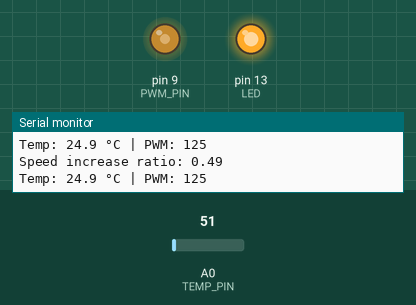
This sketch was run on a simulated Arduino Uno, built with avr-gcc and run on an emulated ATmega328P. Shown: output pins drawn as LEDs (lit = HIGH), the last lines printed to the serial monitor. Inputs (shaded band) come from the test bench; at power-on: A0 (TEMP_PIN) = 51.

Above: at 1.2 s.
1.3 s: A0 (TEMP_PIN) set to 61
At 2.7 s:
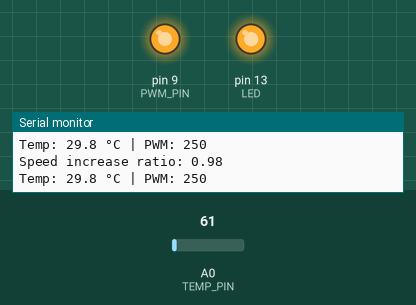
3.0 s: A0 (TEMP_PIN) set to 30
At 3.4 s:
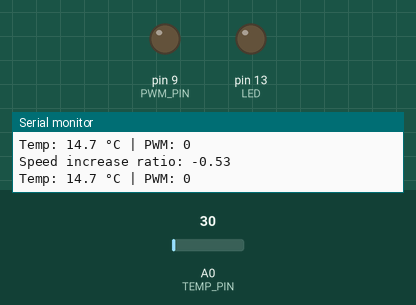
Timing chart, 0 to 6.0 s (numbered marks = the images above; inputs shaded):
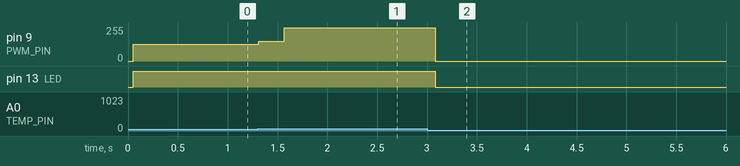

Measured:
- after the input at 1.3 s, pin 9 (PWM_PIN): 125/255 → 150/255 at once, → 250/255 0.25 s later
- after the input at 3.0 s, pin 9 (PWM_PIN): 250/255 → 0/255 after 0.08 s; pin 13 (LED): HIGH → LOW after 0.08 s

The sketch:

arduino_code.ino
```cpp
// LM35 + TIP122 PWM fan control

const int TEMP_PIN = A0;    // LM35 Vout
const int PWM_PIN  = 9;     // TIP122 base
const int LED      = 13;

// Temperature thresholds
const float T_MIN = 20.0;   // °C: fan OFF below this
const float T_MAX = 30.0;   // °C: fan FULL speed at/above this

// Averaging
const int SAMPLES = 10;

void setup() {
  pinMode(PWM_PIN, OUTPUT);
  pinMode(LED, OUTPUT);
  analogWrite(PWM_PIN, 0);  // start with fan OFF
  Serial.begin(9600);
}

void loop() {
  // --- Average ADC readings for stability ---
  long acc = 0;
  for (int i = 0; i < SAMPLES; i++) {
    acc += analogRead(TEMP_PIN);
    delay(5);
  }
  float raw = acc / (float)SAMPLES;

  // --- Convert to Celsius ---
  float voltage = raw * (5.0 / 1023.0); // ADC to volts
  float tempC = voltage * 100.0;        // LM35: 10mV/°C

  // --- Map temperature to PWM ---
  float ratio = (tempC - T_MIN) / (T_MAX - T_MIN);
  Serial.print("Speed increase ratio: ");
  Serial.println(ratio);
  if (ratio < 0) ratio = 0;
  if (ratio > 1) ratio = 1;
  int pwm = (int)(ratio * 255.0);

  // --- Apply kick-start only if above threshold ---
  if (pwm > 0) {
    if (pwm < 60) pwm = 60;
    digitalWrite(LED, HIGH);
  } else {
    pwm = 0; // force OFF below T_MIN
    digitalWrite(LED, LOW);
  }

  analogWrite(PWM_PIN, pwm);

  // --- Debugging ---
  Serial.print("Temp: ");
  Serial.print(tempC, 1);
  Serial.print(" °C | PWM: ");
  Serial.println(pwm);

  delay(200);
}
```
